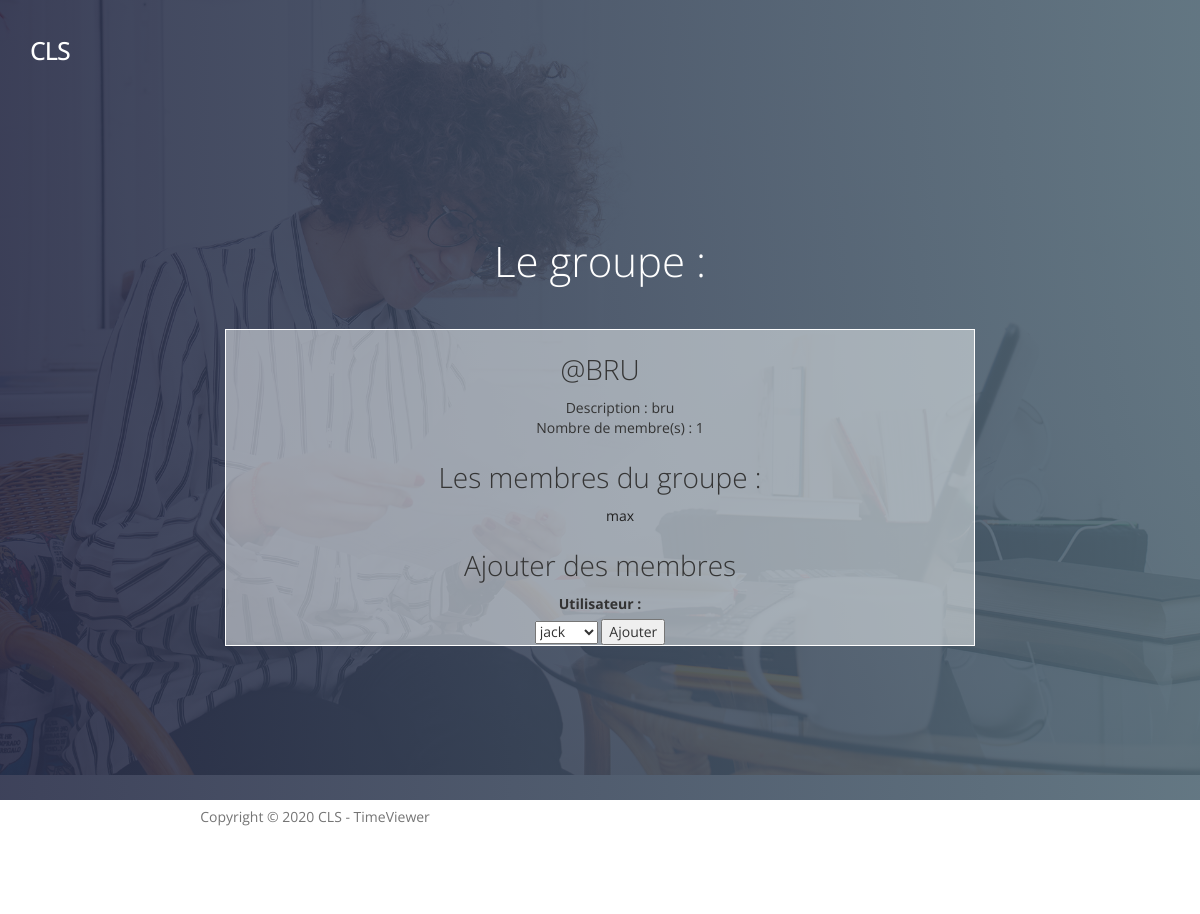
/group.php?id=5, run on the app's committed database.
### tables this page shows
CREATE TABLE `groups` (
  `id` int(11) NOT NULL,
  `nameGroup` varchar(255) DEFAULT NULL,
  `description` varchar(255) DEFAULT NULL
);

CREATE TABLE `users` (
  `id` int(11) NOT NULL,
  `username` varchar(255) NOT NULL,
  `prenom` varchar(255) NOT NULL,
  `nom` varchar(255) NOT NULL,
  `password` varchar(255) NOT NULL,
  `role` varchar(255) NOT NULL,
  `statut` varchar(255) NOT NULL
);

### group.php (called while the page is built, shortened)
<?php
require 'models/userModel.php';
require 'models/groupModel.php';
if(isset($_GET['id']) OR is_numeric($_GET['id'])){
    extract($_GET);
    $id = strip_tags($id);
    $group = getGroup($id);
    $users = getUsers();
    $idGroup = $group->id;
    $numberMember = countUsersInGroup($idGroup);
}
?>
<?php include ("partials/header.php"); ?>
<?php require 'views/group.php'; ?>
<?php include ("partials/footer.php"); ?>

### models/groupModel.php (called while the page is built, shortened)
<?php
function getGroup ($id)
{
    $db = connect();
    $query = $db->prepare('SELECT * FROM groups WHERE id = ?');
    $query->execute(array($id));
    if($query->rowCount() == 1) {
        $data = $query->fetch(PDO::FETCH_OBJ);
        return $data;
    }
    else{
        header('Location:index.php');
    }
}
function countUsersInGroup ($idGroup)
{
    $db = connect();
    $query = $db->prepare('SELECT COUNT(*) AS total FROM groups_member WHERE id_groups = ?');
    $query->execute(array($idGroup));
    $data = $query->fetch(PDO::FETCH_OBJ);
    return $data;
}
function getIdUserInGroup ($idGroupp)
{
    $db = connect();
    $req = "SELECT * FROM groups_member WHERE id_groups = ". $idGroupp ." ;";
    $query = $db->prepare($req);
    $query->execute(array($idGroupp));
    $data = $query->fetchAll(PDO::FETCH_OBJ);
    return $data;
}
function getUsernameInGroup ($idUserr)
{
    $db = connect();
    $req = "SELECT * FROM users WHERE id = ". $idUserr ." ;";
    $query = $db->prepare($req);
    $query->execute(array($idUserr));
    $data = $query->fetchAll(PDO::FETCH_OBJ);
    return $data;
}

### models/userModel.php (called while the page is built, shortened)
<?php
function getUsers ()
{
    $db = connect();
    $query = $db->prepare('SELECT * FROM users ORDER BY id DESC');
    $query->execute();
    $data = $query->fetchAll(PDO::FETCH_OBJ);
    return $data;
}

### views/group.php (the view, shortened to what this page needs)
<?php
$idGroupp = $group->id;
$idGroupp = getIdUserInGroup($idGroupp);
?>
<section id="home" data-stellar-background-ratio="0.5">
    <div class="overlay"></div>
    <div class="container">
        <div class="row">
            <div class="col-md-offset-2 col-md-8 col-sm-12">
                <div class="home-info">
                    <h1>Le groupe : </h1>
                    <div style="border: solid; border-color: white; border-width: 1px; background-color: rgba(244, 248, 247, 0.5); padding-left: 5%; padding-right: 5%;">
                        <div>
                            <h2>@<?= strtoupper($group->nameGroup) ?></h2>
                            <ul>
                                <li>Description : <?= $group->description ?></li>
                                <li>Nombre de membre(s) : <?= $numberMember->total ?></li>
                            </ul>
                        </div>
                        <div>
                            <h2>Les membres du groupe :</h2>
                            <ul>
                                <?php foreach ($idGroupp as $user):
                                    $idUserr = $user->id_users;
                                    $usernameingroup = getUsernameInGroup($idUserr);
                                    foreach ($usernameingroup as $detail): ?>
                                        <li><a href="user.php?id=<?= $user->id_users ?>"><?= $detail->username ?></a>
                                        </li>
                                    <?php endforeach;
                                endforeach; ?>
                            </ul>
                        </div>
                        <div>
                            <h2>Ajouter des membres</h2>
                            <div class="card-body">
                                <form action="group.php?id=<?= $group->id ?>" method="post">
                                    <label for="groupName">Utilisateur :</label><br/>
                                    <select name="utilisateur" id="utilisateur">
                                        <?php foreach ($users as $userno):
                                            $idUserr = $userno->id;
                                            $usernamerecup = getUsernameInGroup($idUserr);
                                            foreach ($usernamerecup as $detail): ?>
                                                <option value="<?= $userno->id ?>"><?= $detail->username ?></option>
                                            <?php endforeach;
                                        endforeach; ?>
                                    </select>
                                    <button type="submit" name="addusertoagroup">Ajouter</button>
                                </form>
                            </div>
                        </div>
                    </div>
                </div>
            </div>
        </div>
    </div>
</section>

### public/css/style.css (style rules this page uses)
body { font-family: 'Open Sans', sans-serif; overflow-x: hidden; background: #f9f9f9; }
h1,h2,h3,h4,h5,h6 { font-weight: 300; line-height: normal; }
h1 { font-size: 3em; }
h2 { color: #353535; font-size: 2em; }
html { -webkit-font-smoothing: antialiased; }
a { color: #202020; text-decoration: none !important; }
a, input, button, .form-control { -webkit-transition: 0.5s; transition: 0.5s; }
section { position: relative; padding: 100px 0; }
.overlay { background: #536976; background: -webkit-linear-gradient(to right, #292E49, #536976); background: linear-gradient(to right, #292E49, #536976); opacity: 0.9; position: absolute; top: 0; right: 0; bottom: 0; left: 0; width: 100%; height: 100%; }
ul { list-style-type: none; }
#home { background: url('../images/home-bg.jpg') no-repeat center center; background-size: cover; vertical-align: middle; display: -webkit-box; display: -webkit-flex; display: -ms-flexbox; display: flex; -webkit-box-align: center; -webkit-align-items: center; -ms-flex-align: center; align-items: center; min-height: 100vh; position: relative; padding-top: 12em; text-align: center; }
#home h1 { color: #ffffff; margin-top: 10px; margin-bottom: 40px; }
.home-info { margin-top: 7em; }
@media only screen and (max-width: 1200px) { .home-info { margin-top: 0; } }

### data on the page
groups: nameGroup "BRU", description "bru"
users: username "max"

### other printed values
$numberMember->total "1"
form field utilisateur "jack"
